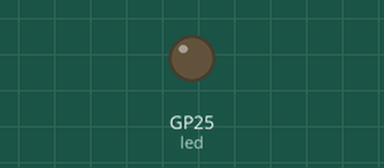
A program run on a simulated Raspberry Pi Pico running MicroPython. Parts: output pins drawn as LEDs (lit = HIGH).

Above: at 0.8 s.
Timing chart, 0 to 22.0 s (numbered marks = the images above):
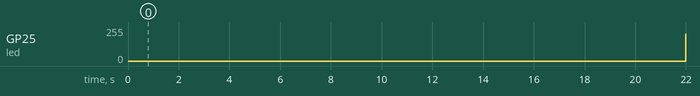

The program:

main.py
```python
from machine import PWM, Pin

led = PWM(Pin("LED"), freq=1000, duty_u16=0x8000)

while True:
    for i in range(0xFFFF):
        led.duty_u16(i)
    for i in reversed(range(0xFFFF)):
        led.duty_u16(i)
```

Measured:
- by itself, GP25 (led): 0/255 → 200/255 at 22.0 s
